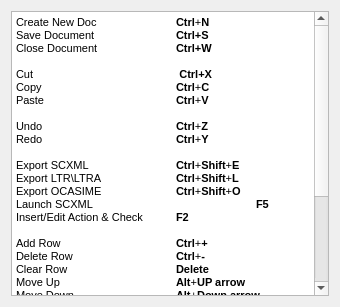
<?xml version="1.0" encoding="UTF-8"?>
<ui version="4.0">
 <class>GTAKeyBoardShortcutsWidget</class>
 <widget class="QWidget" name="GTAKeyBoardShortcutsWidget">
  <property name="geometry">
   <rect>
    <x>0</x>
    <y>0</y>
    <width>340</width>
    <height>307</height>
   </rect>
  </property>
  <property name="sizePolicy">
   <sizepolicy hsizetype="Fixed" vsizetype="Fixed">
    <horstretch>0</horstretch>
    <verstretch>0</verstretch>
   </sizepolicy>
  </property>
  <property name="minimumSize">
   <size>
    <width>293</width>
    <height>272</height>
   </size>
  </property>
  <property name="windowTitle">
   <string>Keyboard Shortcuts</string>
  </property>
  <layout class="QGridLayout" name="gridLayout">
   <item row="0" column="0">
    <widget class="QTextEdit" name="textEdit">
     <property name="readOnly">
      <bool>true</bool>
     </property>
     <property name="html">
      <string>&lt;!DOCTYPE HTML PUBLIC &quot;-//W3C//DTD HTML 4.0//EN&quot; &quot;http://www.w3.org/TR/REC-html40/strict.dtd&quot;&gt;
&lt;html&gt;&lt;head&gt;&lt;meta name=&quot;qrichtext&quot; content=&quot;1&quot; /&gt;&lt;style type=&quot;text/css&quot;&gt;
p, li { white-space: pre-wrap; }
&lt;/style&gt;&lt;/head&gt;&lt;body style=&quot; font-family:'MS Shell Dlg 2'; font-size:8.25pt; font-weight:400; font-style:normal;&quot;&gt;
&lt;p style=&quot; margin-top:0px; margin-bottom:0px; margin-left:0px; margin-right:0px; -qt-block-indent:0; text-indent:0px;&quot;&gt;&lt;span style=&quot; font-size:8pt;&quot;&gt;Create New Doc         	&lt;/span&gt;&lt;span style=&quot; font-size:8pt; font-weight:600;&quot;&gt;Ctrl&lt;/span&gt;&lt;span style=&quot; font-size:8pt;&quot;&gt;+&lt;/span&gt;&lt;span style=&quot; font-size:8pt; font-weight:600;&quot;&gt;N&lt;/span&gt;&lt;/p&gt;
&lt;p style=&quot; margin-top:0px; margin-bottom:0px; margin-left:0px; margin-right:0px; -qt-block-indent:0; text-indent:0px;&quot;&gt;&lt;span style=&quot; font-size:8pt;&quot;&gt;Save Document          	&lt;/span&gt;&lt;span style=&quot; font-size:8pt; font-weight:600;&quot;&gt;Ctrl+S&lt;/span&gt;&lt;/p&gt;
&lt;p style=&quot; margin-top:0px; margin-bottom:0px; margin-left:0px; margin-right:0px; -qt-block-indent:0; text-indent:0px;&quot;&gt;&lt;span style=&quot; font-size:8pt;&quot;&gt;Close Document          	&lt;/span&gt;&lt;span style=&quot; font-size:8pt; font-weight:600;&quot;&gt;Ctrl+W&lt;/span&gt;&lt;/p&gt;
&lt;p style=&quot;-qt-paragraph-type:empty; margin-top:0px; margin-bottom:0px; margin-left:0px; margin-right:0px; -qt-block-indent:0; text-indent:0px; font-size:8pt; font-weight:600;&quot;&gt;&lt;/p&gt;
&lt;p style=&quot; margin-top:0px; margin-bottom:0px; margin-left:0px; margin-right:0px; -qt-block-indent:0; text-indent:0px;&quot;&gt;&lt;span style=&quot; font-size:8pt;&quot;&gt;Cut                                                &lt;/span&gt;&lt;span style=&quot; font-size:8pt; font-weight:600;&quot;&gt;Ctrl+X&lt;/span&gt;&lt;/p&gt;
&lt;p style=&quot; margin-top:0px; margin-bottom:0px; margin-left:0px; margin-right:0px; -qt-block-indent:0; text-indent:0px;&quot;&gt;&lt;span style=&quot; font-size:8pt;&quot;&gt;Copy                          	&lt;/span&gt;&lt;span style=&quot; font-size:8pt; font-weight:600;&quot;&gt;Ctrl&lt;/span&gt;&lt;span style=&quot; font-size:8pt;&quot;&gt;+&lt;/span&gt;&lt;span style=&quot; font-size:8pt; font-weight:600;&quot;&gt;C&lt;/span&gt;&lt;/p&gt;
&lt;p style=&quot; margin-top:0px; margin-bottom:0px; margin-left:0px; margin-right:0px; -qt-block-indent:0; text-indent:0px;&quot;&gt;&lt;span style=&quot; font-size:8pt;&quot;&gt;Paste                         	&lt;/span&gt;&lt;span style=&quot; font-size:8pt; font-weight:600;&quot;&gt;Ctrl&lt;/span&gt;&lt;span style=&quot; font-size:8pt;&quot;&gt;+&lt;/span&gt;&lt;span style=&quot; font-size:8pt; font-weight:600;&quot;&gt;V&lt;/span&gt;&lt;/p&gt;
&lt;p style=&quot;-qt-paragraph-type:empty; margin-top:0px; margin-bottom:0px; margin-left:0px; margin-right:0px; -qt-block-indent:0; text-indent:0px; font-size:8pt; font-weight:600;&quot;&gt;&lt;/p&gt;
&lt;p style=&quot; margin-top:0px; margin-bottom:0px; margin-left:0px; margin-right:0px; -qt-block-indent:0; text-indent:0px;&quot;&gt;&lt;span style=&quot; font-size:8pt;&quot;&gt;Undo		&lt;/span&gt;&lt;span style=&quot; font-size:8pt; font-weight:600;&quot;&gt;Ctrl&lt;/span&gt;&lt;span style=&quot; font-size:8pt;&quot;&gt;+&lt;/span&gt;&lt;span style=&quot; font-size:8pt; font-weight:600;&quot;&gt;Z&lt;/span&gt;&lt;/p&gt;
&lt;p style=&quot; margin-top:0px; margin-bottom:0px; margin-left:0px; margin-right:0px; -qt-block-indent:0; text-indent:0px;&quot;&gt;&lt;span style=&quot; font-size:8pt;&quot;&gt;Redo		&lt;/span&gt;&lt;span style=&quot; font-size:8pt; font-weight:600;&quot;&gt;Ctrl&lt;/span&gt;&lt;span style=&quot; font-size:8pt;&quot;&gt;+&lt;/span&gt;&lt;span style=&quot; font-size:8pt; font-weight:600;&quot;&gt;Y&lt;/span&gt;&lt;/p&gt;
&lt;p style=&quot;-qt-paragraph-type:empty; margin-top:0px; margin-bottom:0px; margin-left:0px; margin-right:0px; -qt-block-indent:0; text-indent:0px; font-size:8pt; font-weight:600;&quot;&gt;&lt;/p&gt;
&lt;p style=&quot; margin-top:0px; margin-bottom:0px; margin-left:0px; margin-right:0px; -qt-block-indent:0; text-indent:0px;&quot;&gt;&lt;span style=&quot; font-size:8pt;&quot;&gt;Export SCXML            	&lt;/span&gt;&lt;span style=&quot; font-size:8pt; font-weight:600;&quot;&gt;Ctrl&lt;/span&gt;&lt;span style=&quot; font-size:8pt;&quot;&gt;+&lt;/span&gt;&lt;span style=&quot; font-size:8pt; font-weight:600;&quot;&gt;Shift&lt;/span&gt;&lt;span style=&quot; font-size:8pt;&quot;&gt;+&lt;/span&gt;&lt;span style=&quot; font-size:8pt; font-weight:600;&quot;&gt;E&lt;/span&gt;&lt;/p&gt;
&lt;p style=&quot; margin-top:0px; margin-bottom:0px; margin-left:0px; margin-right:0px; -qt-block-indent:0; text-indent:0px;&quot;&gt;&lt;span style=&quot; font-size:8pt;&quot;&gt;Export LTR\LTRA        	&lt;/span&gt;&lt;span style=&quot; font-size:8pt; font-weight:600;&quot;&gt;Ctrl&lt;/span&gt;&lt;span style=&quot; font-size:8pt;&quot;&gt;+&lt;/span&gt;&lt;span style=&quot; font-size:8pt; font-weight:600;&quot;&gt;Shift&lt;/span&gt;&lt;span style=&quot; font-size:8pt;&quot;&gt;+&lt;/span&gt;&lt;span style=&quot; font-size:8pt; font-weight:600;&quot;&gt;L&lt;/span&gt;&lt;/p&gt;
&lt;p style=&quot; margin-top:0px; margin-bottom:0px; margin-left:0px; margin-right:0px; -qt-block-indent:0; text-indent:0px;&quot;&gt;&lt;span style=&quot; font-size:8pt;&quot;&gt;Export OCASIME        	&lt;/span&gt;&lt;span style=&quot; font-size:8pt; font-weight:600;&quot;&gt;Ctrl&lt;/span&gt;&lt;span style=&quot; font-size:8pt;&quot;&gt;+&lt;/span&gt;&lt;span style=&quot; font-size:8pt; font-weight:600;&quot;&gt;Shift&lt;/span&gt;&lt;span style=&quot; font-size:8pt;&quot;&gt;+&lt;/span&gt;&lt;span style=&quot; font-size:8pt; font-weight:600;&quot;&gt;O&lt;/span&gt;&lt;/p&gt;
&lt;p style=&quot; margin-top:0px; margin-bottom:0px; margin-left:0px; margin-right:0px; -qt-block-indent:0; text-indent:0px;&quot;&gt;&lt;span style=&quot; font-size:8pt;&quot;&gt;Launch SCXML 		&lt;/span&gt;&lt;span style=&quot; font-size:8pt; font-weight:600;&quot;&gt;F5&lt;/span&gt;&lt;/p&gt;
&lt;p style=&quot; margin-top:0px; margin-bottom:0px; margin-left:0px; margin-right:0px; -qt-block-indent:0; text-indent:0px;&quot;&gt;&lt;span style=&quot; font-size:8pt;&quot;&gt;Insert/Edit Action &amp;amp; Check	&lt;/span&gt;&lt;span style=&quot; font-size:8pt; font-weight:600;&quot;&gt;F2&lt;/span&gt;&lt;span style=&quot; font-size:8pt;&quot;&gt;	&lt;/span&gt;&lt;/p&gt;
&lt;p style=&quot;-qt-paragraph-type:empty; margin-top:0px; margin-bottom:0px; margin-left:0px; margin-right:0px; -qt-block-indent:0; text-indent:0px; font-size:8pt; font-weight:600;&quot;&gt;&lt;/p&gt;
&lt;p style=&quot; margin-top:0px; margin-bottom:0px; margin-left:0px; margin-right:0px; -qt-block-indent:0; text-indent:0px;&quot;&gt;&lt;span style=&quot; font-size:8pt;&quot;&gt;Add Row                    &lt;/span&gt;&lt;span style=&quot; font-size:8pt; font-weight:600;&quot;&gt; 	Ctrl&lt;/span&gt;&lt;span style=&quot; font-size:8pt;&quot;&gt;+&lt;/span&gt;&lt;span style=&quot; font-size:8pt; font-weight:600;&quot;&gt;+&lt;/span&gt;&lt;/p&gt;
&lt;p style=&quot; margin-top:0px; margin-bottom:0px; margin-left:0px; margin-right:0px; -qt-block-indent:0; text-indent:0px;&quot;&gt;&lt;span style=&quot; font-size:8pt;&quot;&gt;Delete Row                	&lt;/span&gt;&lt;span style=&quot; font-size:8pt; font-weight:600;&quot;&gt;Ctrl&lt;/span&gt;&lt;span style=&quot; font-size:8pt;&quot;&gt;+&lt;/span&gt;&lt;span style=&quot; font-size:8pt; font-weight:600;&quot;&gt;-&lt;/span&gt;&lt;/p&gt;
&lt;p style=&quot; margin-top:0px; margin-bottom:0px; margin-left:0px; margin-right:0px; -qt-block-indent:0; text-indent:0px;&quot;&gt;&lt;span style=&quot; font-size:8pt;&quot;&gt;Clear Row                   	&lt;/span&gt;&lt;span style=&quot; font-size:8pt; font-weight:600;&quot;&gt;Delete&lt;/span&gt;&lt;/p&gt;
&lt;p style=&quot; margin-top:0px; margin-bottom:0px; margin-left:0px; margin-right:0px; -qt-block-indent:0; text-indent:0px;&quot;&gt;&lt;span style=&quot; font-size:8pt;&quot;&gt;Move Up                     	&lt;/span&gt;&lt;span style=&quot; font-size:8pt; font-weight:600;&quot;&gt;Alt&lt;/span&gt;&lt;span style=&quot; font-size:8pt;&quot;&gt;+&lt;/span&gt;&lt;span style=&quot; font-size:8pt; font-weight:600;&quot;&gt;UP arrow&lt;/span&gt;&lt;/p&gt;
&lt;p style=&quot; margin-top:0px; margin-bottom:0px; margin-left:0px; margin-right:0px; -qt-block-indent:0; text-indent:0px;&quot;&gt;&lt;span style=&quot; font-size:8pt;&quot;&gt;Move Down                	&lt;/span&gt;&lt;span style=&quot; font-size:8pt; font-weight:600;&quot;&gt;Alt&lt;/span&gt;&lt;span style=&quot; font-size:8pt;&quot;&gt;+&lt;/span&gt;&lt;span style=&quot; font-size:8pt; font-weight:600;&quot;&gt;Down arrow&lt;/span&gt;&lt;/p&gt;
&lt;p style=&quot; margin-top:0px; margin-bottom:0px; margin-left:0px; margin-right:0px; -qt-block-indent:0; text-indent:0px;&quot;&gt;&lt;span style=&quot; font-size:8pt;&quot;&gt;Toggle Readonly Row                   &lt;/span&gt;&lt;span style=&quot; font-size:8pt; font-weight:600;&quot;&gt;Ctrl+SHIFT+U&lt;/span&gt;&lt;/p&gt;
&lt;p style=&quot; margin-top:0px; margin-bottom:0px; margin-left:0px; margin-right:0px; -qt-block-indent:0; text-indent:0px;&quot;&gt;&lt;span style=&quot; font-size:8pt;&quot;&gt;Toggle Ignore Row On                  &lt;/span&gt;&lt;span style=&quot; font-size:8pt; font-weight:600;&quot;&gt;Ctrl+I&lt;/span&gt;&lt;/p&gt;
&lt;p style=&quot; margin-top:0px; margin-bottom:0px; margin-left:0px; margin-right:0px; -qt-block-indent:0; text-indent:0px;&quot;&gt;&lt;span style=&quot; font-size:8pt;&quot;&gt;Toggle Ignore Row Off                 &lt;/span&gt;&lt;span style=&quot; font-size:8pt; font-weight:600;&quot;&gt;Ctrl+Shift+I&lt;/span&gt;&lt;/p&gt;
&lt;p style=&quot;-qt-paragraph-type:empty; margin-top:0px; margin-bottom:0px; margin-left:0px; margin-right:0px; -qt-block-indent:0; text-indent:0px; font-size:8pt; font-weight:600;&quot;&gt;&lt;/p&gt;
&lt;p style=&quot; margin-top:0px; margin-bottom:0px; margin-left:0px; margin-right:0px; -qt-block-indent:0; text-indent:0px;&quot;&gt;&lt;span style=&quot; font-size:8pt;&quot;&gt;Expand All		&lt;/span&gt;&lt;span style=&quot; font-size:8pt; font-weight:600;&quot;&gt;Alt++&lt;/span&gt;&lt;/p&gt;
&lt;p style=&quot; margin-top:0px; margin-bottom:0px; margin-left:0px; margin-right:0px; -qt-block-indent:0; text-indent:0px;&quot;&gt;&lt;span style=&quot; font-size:8pt;&quot;&gt;Collapse All		&lt;/span&gt;&lt;span style=&quot; font-size:8pt; font-weight:600;&quot;&gt;Alt+-&lt;/span&gt;&lt;/p&gt;
&lt;p style=&quot; margin-top:0px; margin-bottom:0px; margin-left:0px; margin-right:0px; -qt-block-indent:0; text-indent:0px;&quot;&gt;&lt;span style=&quot; font-size:8pt;&quot;&gt;Select All		&lt;/span&gt;&lt;span style=&quot; font-size:8pt; font-weight:600;&quot;&gt;Ctrl+A&lt;/span&gt;&lt;/p&gt;
&lt;p style=&quot; margin-top:0px; margin-bottom:0px; margin-left:0px; margin-right:0px; -qt-block-indent:0; text-indent:0px;&quot;&gt;&lt;span style=&quot; font-size:8pt;&quot;&gt;De-select All		&lt;/span&gt;&lt;span style=&quot; font-size:8pt; font-weight:600;&quot;&gt;Ctrl+Shift+A&lt;/span&gt;&lt;/p&gt;
&lt;p style=&quot;-qt-paragraph-type:empty; margin-top:0px; margin-bottom:0px; margin-left:0px; margin-right:0px; -qt-block-indent:0; text-indent:0px; font-size:8pt; font-weight:600;&quot;&gt;&lt;/p&gt;
&lt;p style=&quot; margin-top:0px; margin-bottom:0px; margin-left:0px; margin-right:0px; -qt-block-indent:0; text-indent:0px;&quot;&gt;&lt;span style=&quot; font-size:8pt;&quot;&gt;Switch to Edit Mode	&lt;/span&gt;&lt;span style=&quot; font-size:8pt; font-weight:600;&quot;&gt;Esc&lt;/span&gt;&lt;/p&gt;&lt;/body&gt;&lt;/html&gt;</string>
     </property>
    </widget>
   </item>
  </layout>
 </widget>
 <resources/>
 <connections/>
</ui>
